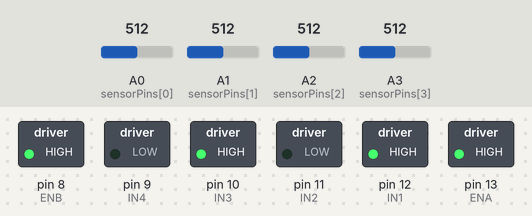
The sketch below on a simulated Arduino Uno, built with avr-gcc and run on an emulated ATmega328P. Parts: switched loads named in the sketch (green lamp = pin HIGH). Inputs (shaded band) come from the test bench; at power-on: A0 (sensorPins[0]) = 512, A1 (sensorPins[1]) = 512, A2 (sensorPins[2]) = 512, A3 (sensorPins[3]) = 512. What the sketch prints to the serial monitor is not drawn.

Above: at 1.2 s.
1.3 s: A0 (sensorPins[0]) set to 530
3.9 s: A0 (sensorPins[0]) set to 550
5.7 s: A1 (sensorPins[1]) set to 325
7.5 s: A1 (sensorPins[1]) set to 298
9.9 s: A2 (sensorPins[2]) set to 554
Timing chart, 0 to 12.9 s (numbered marks = the images above; inputs shaded):
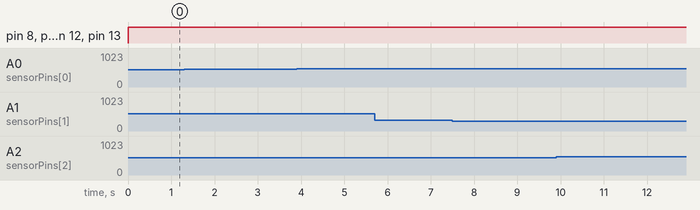

The sketch:

kptest.ino
```cpp
#define ENA 13   // right motor PWM
#define IN1 12
#define IN2 11
#define ENB 8  // leftt motor PWM
#define IN3 10
#define IN4 9

int sensorPins[4] = {A0, A1, A2, A3};
int sensorMin[4] = {66, 75, 82, 124};
int sensorMax[4] = {74, 189, 251, 160};
float sensorPositions[4] = {-40.0, -9.0, 9.0, 40.0};

int baseSpeed = 130;
float Kp = 0.75;          // Starting Kp value
float KpIncrement = 0.5; // Increase per cycle
float maxKp = 5.0;       // Maximum Kp to test
unsigned long testDuration = 5000; // Test time per Kp (ms)
unsigned long lastTestTime = 0;

void setupMotors() {
  pinMode(ENA, OUTPUT); pinMode(IN1, OUTPUT); pinMode(IN2, OUTPUT);
  pinMode(ENB, OUTPUT); pinMode(IN3, OUTPUT); pinMode(IN4, OUTPUT);
}

void setMotorSpeeds(int leftSpeed, int rightSpeed) {
  digitalWrite(IN1, leftSpeed >= 0); digitalWrite(IN2, leftSpeed < 0);
  digitalWrite(IN3, rightSpeed >= 0); digitalWrite(IN4, rightSpeed < 0);
  analogWrite(ENA, constrain(abs(leftSpeed), 0, 255));
  analogWrite(ENB, constrain(abs(rightSpeed), 0, 255));
}

float calculateLinePosition() {
  long weightedSum = 0, totalReading = 0;
  for (int i = 0; i < 4; i++) {
    int reading = analogRead(sensorPins[i]);
    int mappedReading = map(reading, sensorMin[i], sensorMax[i], 1000, 0);
    weightedSum += (long)mappedReading * sensorPositions[i];
    totalReading += mappedReading;
  }
  return totalReading ? (float)weightedSum / totalReading : 0;
}

void setup() {
  Serial.begin(9600);
  setupMotors();
  lastTestTime = millis();
  Serial.println("Starting Kp tuning...");
}

void loop() {
  float position = calculateLinePosition();
  float error = -position;
  int correction = Kp * error;

  int leftSpeed = baseSpeed + correction;
  int rightSpeed = baseSpeed - correction;
   setMotorSpeeds(baseSpeed, baseSpeed);

  // Print data for analysis
  Serial.print("Kp: "); Serial.print(Kp);
  Serial.print(" | Error: "); Serial.print(error);
  // Serial.print(" | Left: "); Serial.print(leftSpeed);
  // Serial.print(" | Right: "); Serial.println(rightSpeed);

  // // Increase Kp after testDuration
  // if (millis() - lastTestTime > testDuration) {
  //   Kp += KpIncrement;
  //   lastTestTime = millis();
  //   Serial.println("-----------------------------");
  //   Serial.print("Increasing Kp to: "); Serial.println(Kp);

  //   if (Kp > maxKp) {
  //     Serial.println("Kp tuning complete.");
  //     while (true); // Stop after maxKp reached
    }


  //delay(2000); // Small delay for stability
```

Measured:
- after the input at 1.3 s, every drawn part: stays the same
- after the input at 3.9 s, every drawn part: stays the same
- after the input at 5.7 s, every drawn part: stays the same
- after the input at 7.5 s, every drawn part: stays the same
- after the input at 9.9 s, every drawn part: stays the same
